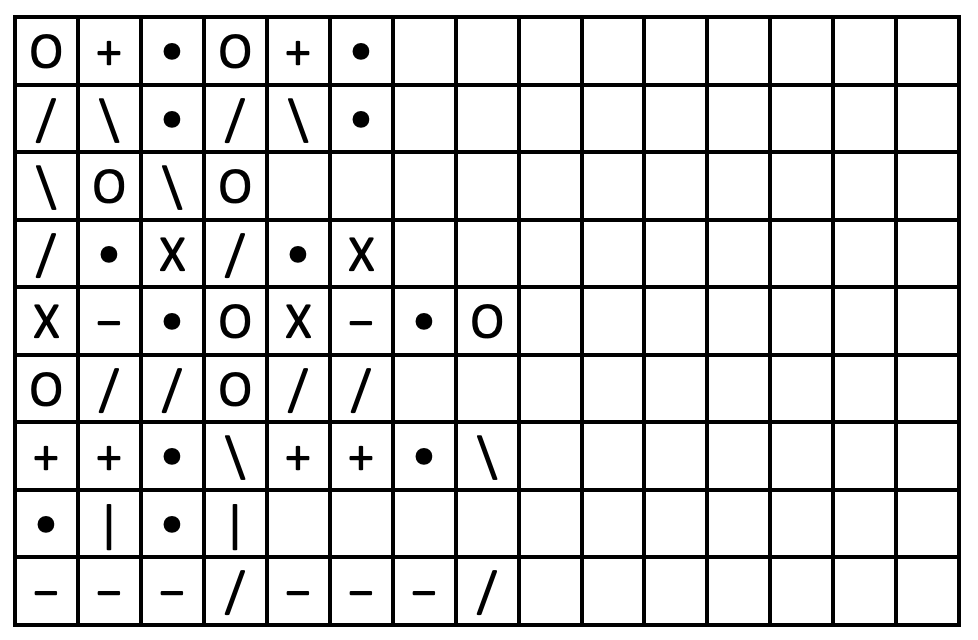
//> input picture hw2_files/p1_search.png, 978 x 640 px
$ ./p1_opencv_code   (built with g++ and OpenCV 4)
//> lines starting //> are read from the running program, lines starting //| are printed output that depends on the picture; after the words box and inside, x2 and y2 are one past the last pixel; in counts of white or black regions, pixels touching at a corner belong together
//insert your code in Part_1/p1_opencv_code.cpp
//edit the file extension and web template to match your programing language

#include <iostream>
#include <opencv2/opencv.hpp>

int main(int argc, char** argv) {

	cv::Mat img_gry, img_bw;
	img_gry = cv::imread("../p1_search.png", 0); // flag = 0 => CV_LOAD_IMAGE_GRAYSCALE
//> img_gry is the input picture: 640 rows x 978 cols, CV_8UC1; min 0, max 255, mean 219.1

	if (img_gry.empty()) {
		std::cout << "Not a valid image file" << std::endl;
		return -1;
	}

	cv::threshold(img_gry, img_bw, 0.5, 255, cv::THRESH_BINARY_INV);
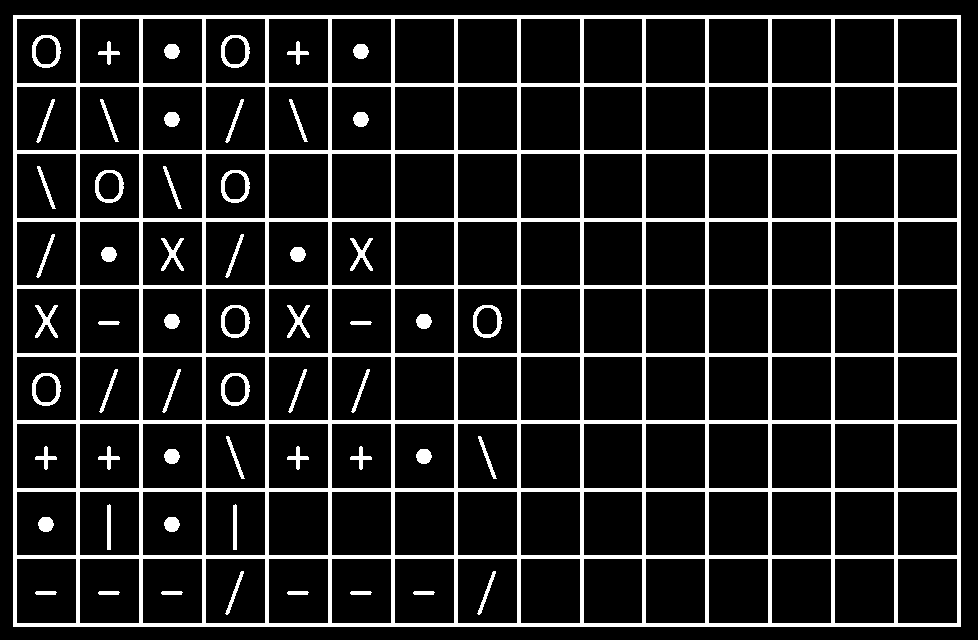
//> img_bw: 640 rows x 978 cols, CV_8UC1; 13.6% white; 57 white regions, largest, box (x1, y1, x2, y2) and area: (13, 15, 961, 627) 74528, (32, 35, 61, 68) 353, (221, 35, 250, 68) 353

	cv::Point2i topLeft = cv::Point2i(0, 0);
	for (int row = 0; row < img_bw.rows; ++row) {
		for (int col = 0; col < img_bw.cols; ++col) {
			if (img_bw.at<uint8_t>(row, col) > 0) {
				topLeft.x = col;
				topLeft.y = row;
				goto foundTopLeft;
			}
		}
	}

	foundTopLeft: cv::Point2i bottomRight = cv::Point2i(img_bw.cols, img_bw.rows);
//> bottomRight = Point(978, 640)
	for (int row = img_bw.rows-1; row >= 0; --row) {
		for (int col = img_bw.cols-1; col >= 0; --col) {
			if (img_bw.at<uint8_t>(row, col) > 0) {
				bottomRight.x = col+1;
				bottomRight.y = row+1;
				goto foundBottomRight;
			}
		}
	}

	foundBottomRight: cv::Range rowRange = cv::Range(topLeft.y, bottomRight.y);
//> rowRange = Range(15, 627)
	cv::Range colRange = cv::Range(topLeft.x, bottomRight.x);
//> colRange = Range(13, 961)

	cv::bitwise_not(img_bw, img_bw);

	cv::imwrite("p1_opencv_image.png", img_bw(rowRange, colRange));
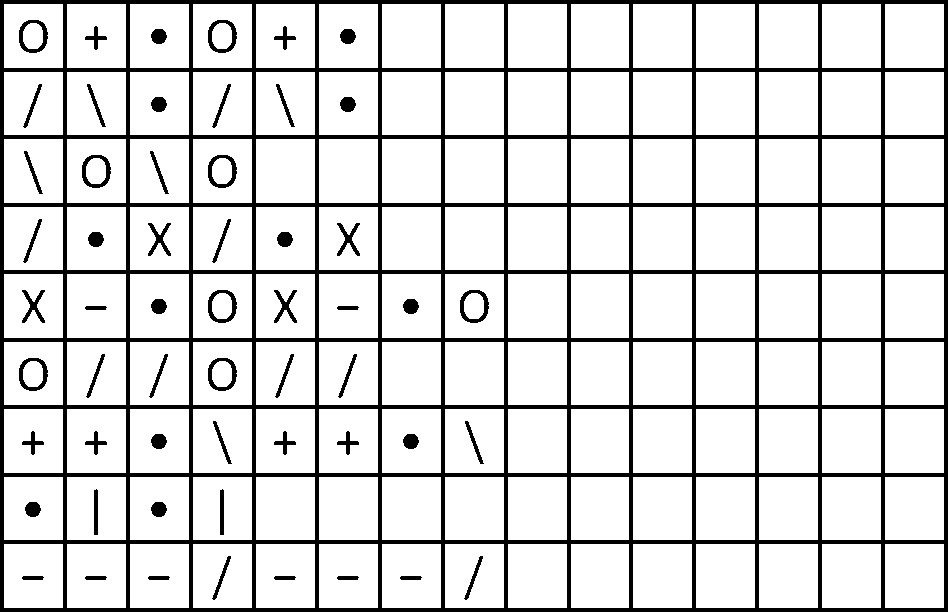
//> saved as p1_opencv_image.png: 612 rows x 948 cols, CV_8UC1; 85.3% white; 57 black regions, largest, box (x1, y1, x2, y2) and area: (0, 0, 948, 612) 74528, (19, 20, 48, 53) 353, (208, 20, 237, 53) 353

	return 0;
}

$ run again, with hw2_files/p3_search.png copied over hw2_files/p1_search.png
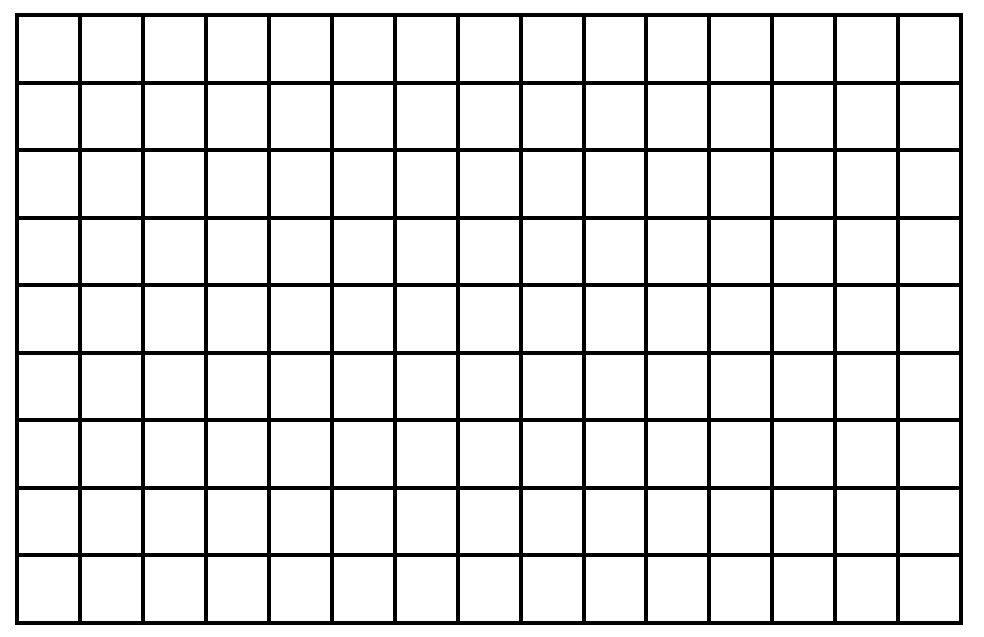
//> input picture hw2_files/p3_search.png, 984 x 637 px
//> img_gry: 637 rows x 984 cols, CV_8UC1; 88.1% white; 1 black region, box (x1, y1, x2, y2) and area: (15, 13, 963, 625) 74528
//> rowRange = Range(13, 625)
//> colRange = Range(15, 963)
//> `cv::imwrite("p1_opencv_image.png", img_bw(rowRange, colRange));`:
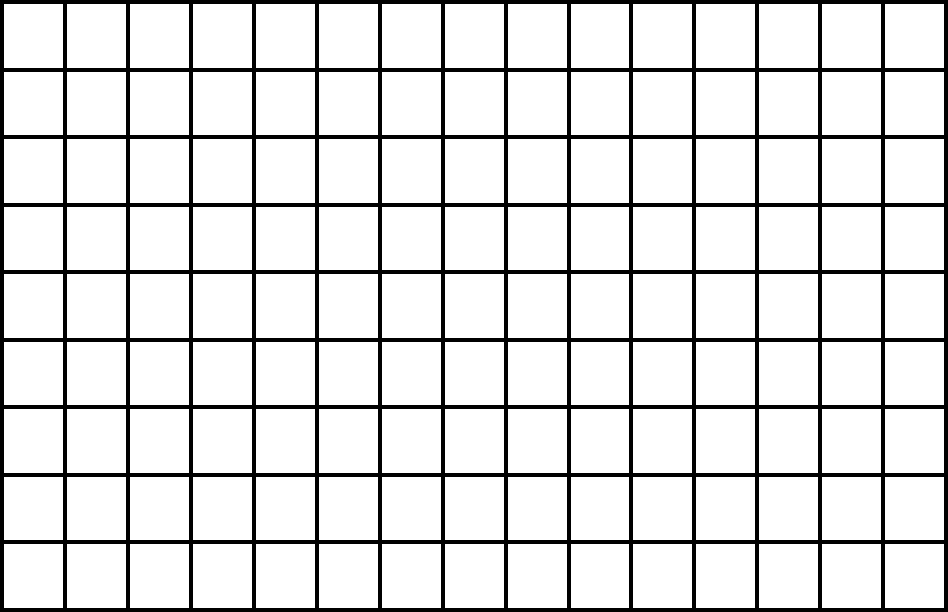
//> saved as p1_opencv_image.png: 612 rows x 948 cols, CV_8UC1; 87.2% white; 1 black region, box (x1, y1, x2, y2) and area: (0, 0, 948, 612) 74528
